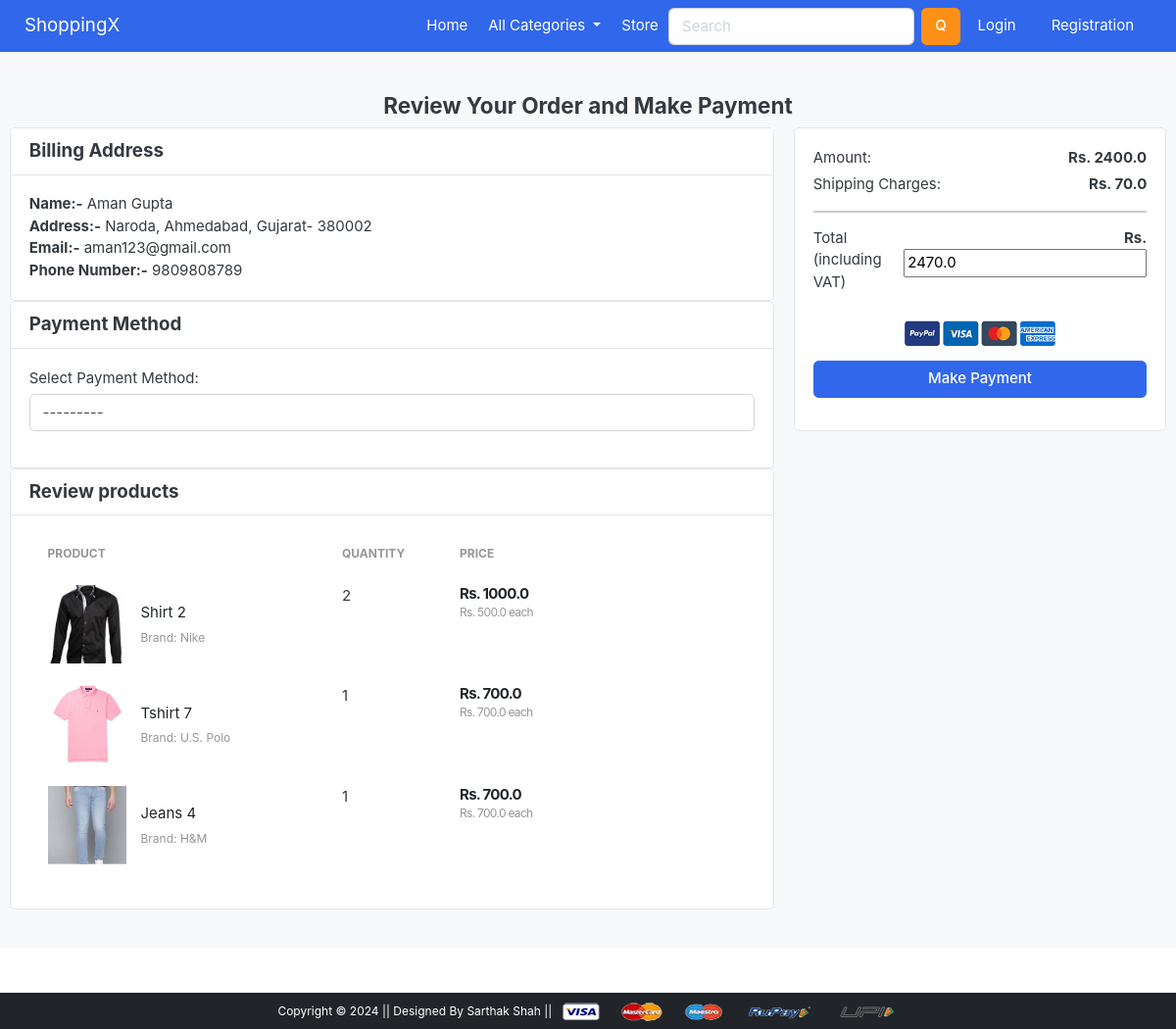
Screenshot of /payment/16/ with the database file from the repository.
### core/models.py (models this page shows, shortened)
class Order(models.Model):
    user = models.ForeignKey(User, on_delete=models.CASCADE)
    cart = models.ForeignKey(Cart, on_delete=models.CASCADE, blank=True,null=True)
    first_name = models.CharField(max_length=100,blank=True,null=True)
    last_name = models.CharField(max_length=100,blank=True,null=True)
    email = models.EmailField(max_length=150,blank=True,null=True)
    phone_number = models.IntegerField(blank=True,null=True)
    address = models.CharField(max_length=200, blank=True,null=True)
    state = models.CharField(choices=STATE_CHOICES, max_length=50)
    city = models.CharField(max_length=50)
    zipcode = models.IntegerField()
    class Meta:
        verbose_name_plural = "Orders"

class OrderProduct(models.Model):
    Order = models.ForeignKey(Order, on_delete=models.CASCADE)
    product = models.ForeignKey(Product, on_delete=models.CASCADE)
    quantity = models.IntegerField(blank=True, null=True)
    price = models.IntegerField(blank=True, null=True)
    amount = models.FloatField(blank=True,null=True)
    total_amount = models.FloatField(blank=True,null=True)
    class Meta:
        verbose_name_plural = "Order Products"

class Product(models.Model):
    title = models.CharField(max_length=100)
    selling_price = models.FloatField()
    discounted_price = models.FloatField()
    description = models.TextField()
    brand = models.CharField(max_length=100)
    product_image = models.ImageField(upload_to="product")
    user = models.ForeignKey(User, on_delete=models.CASCADE)
    category = models.ForeignKey(Category, on_delete=models.CASCADE)
    class Meta:
        verbose_name_plural = "Products"

### core/views.py (the view, shortened to what this page needs)
# urls.py: path('payment/<int:pk>/', views.PaymentCreateView.as_view(), name='payment'),
class PaymentCreateView(CreateView):
    model = Payment
    form_class = PaymentForm
    template_name = 'core/payment.html'
    def get_form_kwargs(self):
        kwargs = super().get_form_kwargs()
        order_product_id = self.kwargs['pk']
        order_product = OrderProduct.objects.get(id=order_product_id)
        kwargs['total_amount'] = order_product.total_amount
        return kwargs
    def get_context_data(self, **kwargs):
        context = super().get_context_data(**kwargs)
        order_product_id = self.kwargs.get('pk')
        order_product = get_object_or_404(OrderProduct, pk=order_product_id)
        context['order_product'] = order_product
        context['order'] = order_product.Order
        return context

### core/forms.py
class PaymentForm(forms.ModelForm):
    class Meta:
        model = Payment
        fields = ['payment_type', 'total_amount']
        widgets = {
            'payment_type': forms.Select(attrs={'class': 'form-control'}),
        }
    stripe_token = forms.CharField(required=False)
    def __init__(self, *args, **kwargs):
        total_amount = kwargs.pop("total_amount", None)
        super().__init__(*args, **kwargs)
        if total_amount is not None:
            self.fields['total_amount'].initial = total_amount

### core/context_processors.py (called while the page is built)
def menu_links(request):
    links = Category.objects.all()
    return {'categories': links}

### core/models.py (called while the page is built)
    def get_url(self):
        return reverse("core:products_by_category", kwargs={'category_title': self.title})

### templates/core/payment.html (shortened to what this page needs)
{% extends 'core/base.html' %}
{% load mathfilters %}
{% load crispy_forms_tags %}
{% load static %}
{% block main-content %}
<section class="section-content padding-y bg">
  <div class="container">
    <h4 class="text-center mb-10">Review Your Order and Make Payment</h4>
    <div class="row">
      <aside class="col-lg-8">
        <div class="card">
          <h5 class="card-header">Billing Address</h5>
          <div class="card-body">
            <p class="card-text mb-0"><b>Name:-</b> {{ order.first_name }} {{ order.last_name}}</p>
            <p class="card-text mb-0"><b>Address:-</b> {{order.address}}, {{order.city}}, {{ order.state }}-
              {{order.zipcode}}</p>
            <p class="card-text mb-0"><b>Email:-</b> {{ order.email }}</p>
            <p class="card-text mb-0"><b>Phone Number:-</b> {{ order.phone_number }}</p>
          </div>
        </div>
        <div class="card">
          <h5 class="card-header">Payment Method</h5>
          <div class="card-body">
            <form action="" id="payment-form" method="POST">
              <div class="form-group">
                <label for="payment_type">Select Payment Method:</label>
                <select id="payment_type" name="payment_type" class="form-control">
                  {% for choice in form.payment_type.field.choices %}
                  <option value="{{ choice.0 }}">{{ choice.1 }}</option>
                  {% endfor %}
                </select>
              </div>
          </div>
        </div>
        <div class="card">
          <h5 class="card-header">Review products</h5>
          <div class="card-body">
            <table class="table table-borderless table-shopping-cart">
              <thead class="text-muted">
                <tr class="small text-uppercase">
                  <th scope="col">Product</th>
                  <th scope="col" width="120">Quantity</th>
                  <th scope="col" width="120">Price</th>
                  <th scope="col" class="text-right" width="200"> </th>
                </tr>
              </thead>
              <tbody>
                {% for order_product in order.orderproduct_set.all %}
                <tr>
                  <td>
                    <figure class="itemside align-items-center">
                      <div class="aside"><img src="{{ order_product.product.product_image.url }}" class="img-sm"></div>
                      <figcaption class="info">
                        <a href="#" class="title text-dark">{{order_product.product.title}}</a>
                        <p class="text-muted small"> Brand: {{order_product.product.brand}}</p>
                      </figcaption>
                    </figure>
                  </td>
                  <td>{{ order_product.quantity }}</td>
                  <td>
                    <div class="price-wrap">
                      <var class="price d-inline">Rs. <span id="{{cart_item.id}}">
                          {{ order_product.product.discounted_price |mul:order_product.quantity }}
                        </span>
                      </var>
                      <small class="text-muted d-inline">Rs. {{order_product.product.discounted_price}} each
                      </small>
                    </div>
                  </td>
                </tr>
                {% endfor %}
              </tbody>
            </table>
          </div>
        </div>
      </aside>
      <aside class="col-lg-4">
        <div class="card">
          <div class="card-body">
            <dl class="dlist-align">
              <dt>Amount:</dt>
              <dd class="text-right"><b>Rs.<span id="amount"> {{ order_product.amount }}</b></span></dd>
            </dl>
            <dl class="dlist-align">
              <dt>Shipping Charges:</dt>
              <dd class="text-right"><b>Rs. 70.0</b></dd>
            </dl>
            <hr>
            <dl class="dlist-align">
              <dt>Total (including VAT)</dt>
              <dd class="text-right total-amount">
              <b>Rs. <span class="total-amount-value">{{ form.total_amount }}</span></b>
               </dd>
            </dl>
            <br>
            <p class="text-center mb-3">
              <img src="{% static 'core/images/payavail/payments.png' %}" height="26">
            </p>
            <button type="submit" id="make-payment-btn" class="btn btn-primary btn-block mb-3"> Make Payment</button></a>
          </div>
        </div>
      </aside>
    </div>
  </div>
</section>
{% endblock main-content %}

### templates/core/base.html (shortened to what this page needs)
<!doctype html>
{% load static %}
<html lang="en">
  <head>
    <link href="https://cdn.jsdelivr.net/npm/bootstrap@5.0.0-beta1/dist/css/bootstrap.min.css" rel="stylesheet">
    <link href="{% static 'core/css/bootstrap.css' %}" rel="stylesheet" type="text/css"/>
    <link rel="stylesheet" href="{% static 'core/css/owl.carousel.min.css' %}">
    <link rel="stylesheet" href="{% static 'core/css/all.min.css' %}">
    <link href="{% static 'core/fonts/fontawesome/css/min.css' %}" type="text/css" rel="stylesheet">
    <link rel="stylesheet" href="{% static 'core/css/style.css' %}">
    <link href="{% static 'core/css/ui.css' %}" rel="stylesheet" type="text/css"/>
    <link href="{% static 'core/css/responsive.css' %}" rel="stylesheet" media="only screen and (max-width: 1200px)" />
  </head>
  <body>
    <nav class="navbar navbar-expand-lg navbar-dark bg-primary">
     <div class="container">
       <a class="navbar-brand" href="/">ShoppingX</a>
       <div class="collapse navbar-collapse" id="navbarSupportedContent">
         <ul class="navbar-nav me-auto mb-2 mb-lg-0">
           <li class="nav-item">
             <a class="nav-link active" aria-current="page" href="/">Home</a>
           </li>
           <li class="nav-item dropdown">
             <a class="nav-link dropdown-toggle text-white" href="#" id="electronicsDropdown" role="button" data-bs-toggle="dropdown" aria-expanded="false">
               All Categories
             </a>
           </li>
           <li class="nav-item">
            <a class="nav-link active" aria-current="page" href="{% url 'core:store' %}">Store</a>
          </li>
         </ul>
         <form class="d-flex">
           <input class="form-control me-2" type="search" placeholder="Search" aria-label="Search">
           <button class="btn btn-warning" type="submit">Q</button>
         </form>
         <div>
          <ul class="navbar-nav me-auto mb-2 mb-lg-0">
            {% if request.user.is_authenticated %}
           <li class="nav-item dropdown mx-2">
              <a class="nav-link dropdown-toggle text-white" href="#" id="profileDropdown" role="button" data-bs-toggle="dropdown" aria-expanded="false">
                {{request.user}}
              </a>
              <ul class="dropdown-menu" aria-labelledby="profileDropdown">
                <li><a class="dropdown-item" href="{% url 'core:customerdashboard' %}">Dashboard</a></li>
                <li><a class="dropdown-item" href="{% url 'userauths:changepassword' %}">Change Password</a></li>
                <li><a class="dropdown-item" href="{% url 'userauths:sign-out' %}">Logout</a></li>
              </ul>
            </li>
            <li class="nav-item mx-2">
             <a href="{% url 'core:add_to_cart' %}" class="nav-link text-white"><span class="badge bg-danger">{{cart_count}}</span> Cart </a>
            </li>
            {% else %}
            <li class="nav-item mx-2">
             <a href="{% url 'userauths:sign-in' %}" class="nav-link text-white">Login</a>
            </li>
            <li class="nav-item mx-2">
             <a href="{% url 'userauths:sign-up' %}" class="nav-link text-white">Registration</a>
            </li>
            {% endif %}
          </ul>
         </div>
       </div>
     </div>
    </nav>
    {% block main-content %} {% endblock main-content %}
    <footer class="container-fluid bg-dark text-center p-2 mt-5">
        <small class="text-white">Copyright &copy; 2024 || Designed By Sarthak Shah || </small>
        <img src="{% static 'core/images/payment.png' %}" alt="" srcset="" class="img-fluid" height="2px">
    </footer>
  </body>
</html>

### static/core/css/ui.css (style rules this page uses)
html { font-family: "Inter", sans-serif; font-size: 15px; }
.price-wrap { letter-spacing: -0.7px; }
.img-xs, .img-sm, .img-md, .img-lg { -o-object-fit: cover; object-fit: cover; flex-shrink: 0; flex-grow: 0; }
.img-sm { width: 80px; height: 80px; }
.padding-y { padding-top: 40px; padding-bottom: 40px; }
var { font-style: normal; }
figure { margin-bottom: 0; }
article:after, .form-group:after { display: block; clear: both; content: ""; }
.bg { background-color: #f8f9fa; }
p:last-child { margin-bottom: 0; }
.itemside { position: relative; display: flex; width: 100%; }
.itemside .aside { position: relative; flex-shrink: 0; }
.itemside .info { padding-left: 15px; padding-right: 7px; }
.itemside p { margin-bottom: 0; }
.itemside .title { display: block; margin-bottom: 5px; color: #212529; }
[class*=dlist-] { margin-bottom: 5px; }
[class*=dlist-] dd { margin-bottom: 0; }
.dlist-align { display: flex; }
.dlist-align dt { width: 150px; word-wrap: break-word; font-weight: normal; }
.dlist-align dd { flex-grow: 1; }
.price { font-weight: 600; color: #212529; }
.table-shopping-cart.table td, .table-shopping-cart.table th { padding-left: 1.25rem; padding-right: 1.25rem; }
.table-shopping-cart .price-wrap { line-height: 1.2; }
.table-shopping-cart .price { font-weight: bold; margin-right: 5px; display: block; }

### rows the page displays
Order: first_name "Aman", last_name "Gupta", address "Naroda", city "Ahmedabad", state "Gujarat", zipcode "380002", email "aman123@gmail.com", phone_number "9809808789"
OrderProduct: product.product_image (picture), product "Shirt 2", product.brand "Nike", quantity "2", product.discounted_price|mul "1000.0", product.discounted_price "500.0", amount "2400.0"
OrderProduct: product.product_image (picture), product "Tshirt 7", product.brand "U.S. Polo", quantity "1", product.discounted_price|mul "700.0", product.discounted_price "700.0"
OrderProduct: product.product_image (picture), product "Jeans 4", product.brand "H&M", quantity "1", product.discounted_price|mul "700.0", product.discounted_price "700.0"

### other values shown
form field payment_type "---------"
